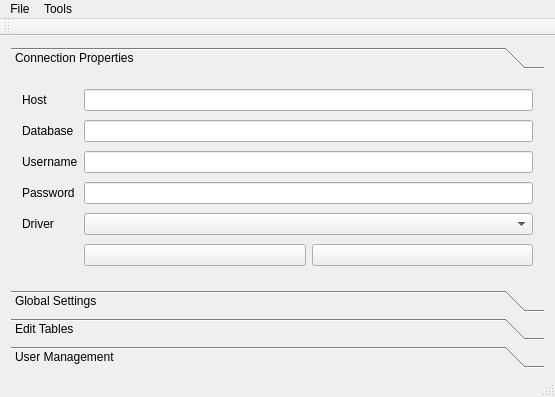
<?xml version="1.0" encoding="UTF-8"?>
<ui version="4.0">
 <class>conf_appClass</class>
 <widget class="QMainWindow" name="conf_appClass">
  <property name="geometry">
   <rect>
    <x>0</x>
    <y>0</y>
    <width>555</width>
    <height>397</height>
   </rect>
  </property>
  <property name="windowTitle">
   <string>Medfisis Configurator</string>
  </property>
  <property name="windowIcon">
   <iconset resource="conf_app.qrc">
    <normaloff>:/conf_app/conf_app.ico</normaloff>:/conf_app/conf_app.ico</iconset>
  </property>
  <widget class="QWidget" name="centralWidget">
   <layout class="QVBoxLayout" name="verticalLayout_7">
    <item>
     <widget class="QToolBox" name="toolBox">
      <property name="currentIndex">
       <number>0</number>
      </property>
      <widget class="QWidget" name="page_3">
       <property name="geometry">
        <rect>
         <x>0</x>
         <y>0</y>
         <width>537</width>
         <height>221</height>
        </rect>
       </property>
       <attribute name="label">
        <string>Connection Properties</string>
       </attribute>
       <layout class="QGridLayout" name="gridLayout">
        <item row="0" column="0">
         <widget class="QLabel" name="lbHost">
          <property name="text">
           <string>Host</string>
          </property>
          <property name="alignment">
           <set>Qt::AlignLeading|Qt::AlignLeft|Qt::AlignVCenter</set>
          </property>
          <property name="buddy">
           <cstring>lineHost</cstring>
          </property>
         </widget>
        </item>
        <item row="0" column="1">
         <widget class="QLineEdit" name="lineHost"/>
        </item>
        <item row="1" column="0">
         <widget class="QLabel" name="lbDataSource">
          <property name="text">
           <string>Database</string>
          </property>
          <property name="alignment">
           <set>Qt::AlignLeading|Qt::AlignLeft|Qt::AlignVCenter</set>
          </property>
          <property name="buddy">
           <cstring>lineDatabase</cstring>
          </property>
         </widget>
        </item>
        <item row="1" column="1">
         <widget class="QLineEdit" name="lineDatabase"/>
        </item>
        <item row="2" column="0">
         <widget class="QLabel" name="lbUsername">
          <property name="text">
           <string>Username</string>
          </property>
          <property name="alignment">
           <set>Qt::AlignLeading|Qt::AlignLeft|Qt::AlignVCenter</set>
          </property>
          <property name="buddy">
           <cstring>lineUsername</cstring>
          </property>
         </widget>
        </item>
        <item row="2" column="1">
         <widget class="QLineEdit" name="lineUsername"/>
        </item>
        <item row="3" column="0">
         <widget class="QLabel" name="lbPassword">
          <property name="text">
           <string>Password</string>
          </property>
          <property name="buddy">
           <cstring>linePassword</cstring>
          </property>
         </widget>
        </item>
        <item row="3" column="1">
         <widget class="QLineEdit" name="linePassword">
          <property name="echoMode">
           <enum>QLineEdit::Password</enum>
          </property>
         </widget>
        </item>
        <item row="4" column="0">
         <widget class="QLabel" name="lbDriver">
          <property name="text">
           <string>Driver</string>
          </property>
          <property name="buddy">
           <cstring>cmbDriver</cstring>
          </property>
         </widget>
        </item>
        <item row="4" column="1">
         <widget class="QComboBox" name="cmbDriver"/>
        </item>
        <item row="5" column="1">
         <layout class="QHBoxLayout" name="horizontalLayout">
          <item>
           <widget class="QPushButton" name="pushConnect">
            <property name="text">
             <string/>
            </property>
            <property name="icon">
             <iconset resource="conf_app.qrc">
              <normaloff>:/conf_app/encrypted.png</normaloff>:/conf_app/encrypted.png</iconset>
            </property>
           </widget>
          </item>
          <item>
           <widget class="QPushButton" name="pushDisconnect">
            <property name="enabled">
             <bool>true</bool>
            </property>
            <property name="text">
             <string/>
            </property>
            <property name="icon">
             <iconset resource="conf_app.qrc">
              <normaloff>:/conf_app/decrypted.png</normaloff>:/conf_app/decrypted.png</iconset>
            </property>
           </widget>
          </item>
         </layout>
        </item>
       </layout>
      </widget>
      <widget class="QWidget" name="page_4">
       <property name="geometry">
        <rect>
         <x>0</x>
         <y>0</y>
         <width>161</width>
         <height>121</height>
        </rect>
       </property>
       <attribute name="label">
        <string>Global Settings</string>
       </attribute>
       <layout class="QGridLayout" name="gridLayout_2">
        <item row="0" column="0">
         <widget class="QGroupBox" name="groupSettings">
          <property name="title">
           <string/>
          </property>
          <layout class="QVBoxLayout" name="verticalLayout">
           <item>
            <layout class="QHBoxLayout" name="horizontalLayout_2">
             <item>
              <widget class="QLabel" name="label_2">
               <property name="text">
                <string>Country</string>
               </property>
               <property name="buddy">
                <cstring>cmbCountry</cstring>
               </property>
              </widget>
             </item>
             <item>
              <widget class="QComboBox" name="cmbCountry"/>
             </item>
            </layout>
           </item>
           <item>
            <layout class="QHBoxLayout" name="horizontalLayout_3">
             <item>
              <widget class="QLabel" name="label">
               <property name="text">
                <string>City</string>
               </property>
               <property name="buddy">
                <cstring>cmbCity</cstring>
               </property>
              </widget>
             </item>
             <item>
              <widget class="QComboBox" name="cmbCity"/>
             </item>
            </layout>
           </item>
           <item>
            <layout class="QHBoxLayout" name="horizontalLayout_4">
             <item>
              <spacer name="horizontalSpacer">
               <property name="orientation">
                <enum>Qt::Horizontal</enum>
               </property>
               <property name="sizeHint" stdset="0">
                <size>
                 <width>40</width>
                 <height>20</height>
                </size>
               </property>
              </spacer>
             </item>
             <item>
              <widget class="QPushButton" name="pushApply">
               <property name="text">
                <string>Apply</string>
               </property>
              </widget>
             </item>
            </layout>
           </item>
          </layout>
         </widget>
        </item>
       </layout>
      </widget>
      <widget class="QWidget" name="page">
       <property name="geometry">
        <rect>
         <x>0</x>
         <y>0</y>
         <width>190</width>
         <height>162</height>
        </rect>
       </property>
       <attribute name="label">
        <string>Edit Tables</string>
       </attribute>
       <layout class="QGridLayout" name="gridLayout_4">
        <item row="0" column="0">
         <widget class="QGroupBox" name="groupTables">
          <property name="toolTip">
           <string>This control allows the edition of any database table, including inserting and removing records.
 Choose a table listed in the combo box, edit it by changing values and using the bottoms on the left to add/remove rows, and submit changes by pressing apply.
 To enable edition again, you just have to select another table.
 *Attention*: this function operates directly on the database, so there are no undos - be carefull with any changes you make! </string>
          </property>
          <property name="statusTip">
           <string>This control allows the edition of any database table, including inserting and removing records. </string>
          </property>
          <property name="whatsThis">
           <string>This control allows the edition of any database table, including inserting and removing records.
 Choose a table listed in the combo box, edit it by changing values and using the bottoms on the left to add/remove rows, and submit changes by pressing apply.
 To enable edition again, you just have to select another table.
 *Attention*: this function operates directly on the database, so there are no undos - be carefull with any changes you make! </string>
          </property>
          <property name="title">
           <string/>
          </property>
          <layout class="QVBoxLayout" name="verticalLayout_3">
           <item>
            <layout class="QHBoxLayout" name="horizontalLayout_5">
             <item>
              <widget class="QLabel" name="label_3">
               <property name="text">
                <string>Choose Table:</string>
               </property>
               <property name="buddy">
                <cstring>cmbTables</cstring>
               </property>
              </widget>
             </item>
             <item>
              <widget class="QComboBox" name="cmbTables">
               <property name="toolTip">
                <string>Database tables</string>
               </property>
               <property name="statusTip">
                <string>Database tables</string>
               </property>
               <property name="whatsThis">
                <string>This control lists database tables.</string>
               </property>
               <property name="editable">
                <bool>true</bool>
               </property>
              </widget>
             </item>
            </layout>
           </item>
           <item>
            <layout class="QHBoxLayout" name="horizontalLayout_6">
             <item>
              <layout class="QVBoxLayout" name="verticalLayout_2">
               <item>
                <widget class="QPushButton" name="pushInsert">
                 <property name="toolTip">
                  <string>Insert row</string>
                 </property>
                 <property name="statusTip">
                  <string>Insert row</string>
                 </property>
                 <property name="whatsThis">
                  <string>Inserts row into table</string>
                 </property>
                 <property name="text">
                  <string/>
                 </property>
                 <property name="icon">
                  <iconset resource="conf_app.qrc">
                   <normaloff>:/conf_app/add.png</normaloff>:/conf_app/add.png</iconset>
                 </property>
                </widget>
               </item>
               <item>
                <widget class="QPushButton" name="pushRemove">
                 <property name="toolTip">
                  <string>Remove row</string>
                 </property>
                 <property name="statusTip">
                  <string>Remove row</string>
                 </property>
                 <property name="whatsThis">
                  <string>Removes row into table</string>
                 </property>
                 <property name="text">
                  <string/>
                 </property>
                 <property name="icon">
                  <iconset resource="conf_app.qrc">
                   <normaloff>:/conf_app/cancel.png</normaloff>:/conf_app/cancel.png</iconset>
                 </property>
                </widget>
               </item>
              </layout>
             </item>
             <item>
              <widget class="QTableView" name="tableView">
               <property name="alternatingRowColors">
                <bool>true</bool>
               </property>
               <property name="selectionMode">
                <enum>QAbstractItemView::SingleSelection</enum>
               </property>
               <property name="selectionBehavior">
                <enum>QAbstractItemView::SelectRows</enum>
               </property>
              </widget>
             </item>
            </layout>
           </item>
           <item>
            <layout class="QHBoxLayout" name="horizontalLayout_7">
             <item>
              <spacer name="horizontalSpacer_2">
               <property name="orientation">
                <enum>Qt::Horizontal</enum>
               </property>
               <property name="sizeHint" stdset="0">
                <size>
                 <width>40</width>
                 <height>20</height>
                </size>
               </property>
              </spacer>
             </item>
             <item>
              <widget class="QPushButton" name="pushApply_2">
               <property name="toolTip">
                <string>Apply changes</string>
               </property>
               <property name="statusTip">
                <string>Apply changes</string>
               </property>
               <property name="whatsThis">
                <string>Applies changes</string>
               </property>
               <property name="text">
                <string>Apply</string>
               </property>
              </widget>
             </item>
            </layout>
           </item>
          </layout>
         </widget>
        </item>
       </layout>
      </widget>
      <widget class="QWidget" name="page_2">
       <property name="geometry">
        <rect>
         <x>0</x>
         <y>0</y>
         <width>371</width>
         <height>308</height>
        </rect>
       </property>
       <attribute name="label">
        <string>User Management</string>
       </attribute>
       <layout class="QVBoxLayout" name="verticalLayout_6">
        <item>
         <widget class="QGroupBox" name="groupUsers">
          <property name="title">
           <string/>
          </property>
          <layout class="QVBoxLayout" name="verticalLayout_9">
           <item>
            <layout class="QHBoxLayout" name="horizontalLayout_10">
             <item>
              <widget class="QTableView" name="tableUsers">
               <property name="sizePolicy">
                <sizepolicy hsizetype="Expanding" vsizetype="Expanding">
                 <horstretch>0</horstretch>
                 <verstretch>0</verstretch>
                </sizepolicy>
               </property>
              </widget>
             </item>
             <item>
              <layout class="QVBoxLayout" name="verticalLayout_4">
               <item>
                <widget class="QPushButton" name="pushNewUser">
                 <property name="toolTip">
                  <string>Create new user</string>
                 </property>
                 <property name="statusTip">
                  <string>Create new user</string>
                 </property>
                 <property name="whatsThis">
                  <string>Creates new user</string>
                 </property>
                 <property name="text">
                  <string/>
                 </property>
                 <property name="icon">
                  <iconset resource="conf_app.qrc">
                   <normaloff>:/conf_app/filenew.png</normaloff>:/conf_app/filenew.png</iconset>
                 </property>
                </widget>
               </item>
               <item>
                <widget class="QPushButton" name="pushEditUser">
                 <property name="sizePolicy">
                  <sizepolicy hsizetype="Preferred" vsizetype="Fixed">
                   <horstretch>0</horstretch>
                   <verstretch>0</verstretch>
                  </sizepolicy>
                 </property>
                 <property name="toolTip">
                  <string>Edit user</string>
                 </property>
                 <property name="statusTip">
                  <string>Edit user</string>
                 </property>
                 <property name="whatsThis">
                  <string>Edits user</string>
                 </property>
                 <property name="text">
                  <string/>
                 </property>
                 <property name="icon">
                  <iconset resource="conf_app.qrc">
                   <normaloff>:/conf_app/pencil.png</normaloff>:/conf_app/pencil.png</iconset>
                 </property>
                 <property name="checkable">
                  <bool>true</bool>
                 </property>
                </widget>
               </item>
               <item>
                <widget class="QPushButton" name="pushRemoveUser">
                 <property name="sizePolicy">
                  <sizepolicy hsizetype="Preferred" vsizetype="Fixed">
                   <horstretch>0</horstretch>
                   <verstretch>0</verstretch>
                  </sizepolicy>
                 </property>
                 <property name="toolTip">
                  <string>Remove user</string>
                 </property>
                 <property name="statusTip">
                  <string>Remove user</string>
                 </property>
                 <property name="whatsThis">
                  <string>Removes user</string>
                 </property>
                 <property name="text">
                  <string/>
                 </property>
                 <property name="icon">
                  <iconset resource="conf_app.qrc">
                   <normaloff>:/conf_app/cancel.png</normaloff>:/conf_app/cancel.png</iconset>
                 </property>
                 <property name="shortcut">
                  <string>Del</string>
                 </property>
                </widget>
               </item>
              </layout>
             </item>
            </layout>
           </item>
           <item>
            <widget class="QGroupBox" name="groupUsersDetail">
             <property name="title">
              <string/>
             </property>
             <layout class="QGridLayout" name="gridLayout_6">
              <item row="0" column="0">
               <layout class="QGridLayout" name="gridLayout_5">
                <item row="0" column="0">
                 <widget class="QLabel" name="label_4">
                  <property name="text">
                   <string>Name</string>
                  </property>
                  <property name="buddy">
                   <cstring>lineUser</cstring>
                  </property>
                 </widget>
                </item>
                <item row="1" column="0">
                 <widget class="QLabel" name="label_5">
                  <property name="text">
                   <string>Role</string>
                  </property>
                  <property name="buddy">
                   <cstring>comboRole</cstring>
                  </property>
                 </widget>
                </item>
               </layout>
              </item>
              <item row="0" column="2">
               <layout class="QVBoxLayout" name="verticalLayout_8">
                <item>
                 <widget class="QLineEdit" name="lineUser"/>
                </item>
                <item>
                 <widget class="QComboBox" name="comboRole"/>
                </item>
               </layout>
              </item>
              <item row="0" column="3" colspan="2">
               <layout class="QGridLayout" name="gridLayout_3">
                <item row="0" column="0">
                 <widget class="QLabel" name="label_6">
                  <property name="text">
                   <string>Password</string>
                  </property>
                  <property name="buddy">
                   <cstring>lineUserPassword</cstring>
                  </property>
                 </widget>
                </item>
                <item row="0" column="1" rowspan="2">
                 <layout class="QVBoxLayout" name="verticalLayout_5">
                  <item>
                   <widget class="QLineEdit" name="lineUserPassword">
                    <property name="echoMode">
                     <enum>QLineEdit::Password</enum>
                    </property>
                   </widget>
                  </item>
                  <item>
                   <widget class="QLineEdit" name="lineUserPassword_2">
                    <property name="echoMode">
                     <enum>QLineEdit::Password</enum>
                    </property>
                   </widget>
                  </item>
                 </layout>
                </item>
                <item row="1" column="0">
                 <widget class="QLabel" name="label_8">
                  <property name="text">
                   <string>Repeat Password</string>
                  </property>
                  <property name="buddy">
                   <cstring>lineUserPassword</cstring>
                  </property>
                 </widget>
                </item>
               </layout>
              </item>
              <item row="1" column="0">
               <widget class="QLabel" name="label_7">
                <property name="text">
                 <string>Description</string>
                </property>
               </widget>
              </item>
              <item row="2" column="2" colspan="2">
               <spacer name="horizontalSpacer_3">
                <property name="orientation">
                 <enum>Qt::Horizontal</enum>
                </property>
                <property name="sizeHint" stdset="0">
                 <size>
                  <width>197</width>
                  <height>20</height>
                 </size>
                </property>
               </spacer>
              </item>
              <item row="2" column="4">
               <widget class="QDialogButtonBox" name="buttonBox">
                <property name="standardButtons">
                 <set>QDialogButtonBox::Apply|QDialogButtonBox::Close</set>
                </property>
               </widget>
              </item>
              <item row="1" column="1" colspan="4">
               <widget class="QPlainTextEdit" name="textUserDesc"/>
              </item>
             </layout>
            </widget>
           </item>
          </layout>
         </widget>
        </item>
       </layout>
      </widget>
     </widget>
    </item>
   </layout>
  </widget>
  <widget class="QMenuBar" name="menuBar">
   <property name="geometry">
    <rect>
     <x>0</x>
     <y>0</y>
     <width>555</width>
     <height>18</height>
    </rect>
   </property>
   <widget class="QMenu" name="menuFile">
    <property name="title">
     <string>File</string>
    </property>
    <addaction name="actionExit"/>
   </widget>
   <widget class="QMenu" name="menuTools">
    <property name="title">
     <string>Tools</string>
    </property>
    <widget class="QMenu" name="menuOptions">
     <property name="title">
      <string>Options</string>
     </property>
     <addaction name="actionShow_startup_message"/>
     <addaction name="actionShow_SQL_message"/>
    </widget>
    <widget class="QMenu" name="menuBackups">
     <property name="title">
      <string>Backups</string>
     </property>
     <addaction name="actionCreate_backup"/>
     <addaction name="actionRestore_backup"/>
    </widget>
    <widget class="QMenu" name="menuPatches">
     <property name="title">
      <string>Patches</string>
     </property>
     <addaction name="actionDump_patch"/>
     <addaction name="actionApply_patch"/>
    </widget>
    <addaction name="menuOptions"/>
    <addaction name="menuBackups"/>
    <addaction name="menuPatches"/>
   </widget>
   <addaction name="menuFile"/>
   <addaction name="menuTools"/>
  </widget>
  <widget class="QToolBar" name="toolbar">
   <attribute name="toolBarArea">
    <enum>TopToolBarArea</enum>
   </attribute>
   <attribute name="toolBarBreak">
    <bool>false</bool>
   </attribute>
  </widget>
  <widget class="QStatusBar" name="m_statusBar">
   <property name="minimumSize">
    <size>
     <width>0</width>
     <height>18</height>
    </size>
   </property>
  </widget>
  <action name="actionExit">
   <property name="icon">
    <iconset resource="conf_app.qrc">
     <normaloff>:/conf_app/exit.png</normaloff>:/conf_app/exit.png</iconset>
   </property>
   <property name="text">
    <string>Exit</string>
   </property>
   <property name="shortcut">
    <string>Ctrl+X</string>
   </property>
  </action>
  <action name="actionShow_startup_message">
   <property name="checkable">
    <bool>true</bool>
   </property>
   <property name="checked">
    <bool>false</bool>
   </property>
   <property name="text">
    <string>Show startup message</string>
   </property>
  </action>
  <action name="actionCreate_backup">
   <property name="icon">
    <iconset resource="conf_app.qrc">
     <normaloff>:/conf_app/folder_outbox.png</normaloff>:/conf_app/folder_outbox.png</iconset>
   </property>
   <property name="text">
    <string>Create backup</string>
   </property>
   <property name="statusTip">
    <string>Create backup from file</string>
   </property>
   <property name="whatsThis">
    <string>Creates backup from file</string>
   </property>
  </action>
  <action name="actionRestore_backup">
   <property name="icon">
    <iconset resource="conf_app.qrc">
     <normaloff>:/conf_app/folder_inbox.png</normaloff>:/conf_app/folder_inbox.png</iconset>
   </property>
   <property name="text">
    <string>Restore backup</string>
   </property>
   <property name="statusTip">
    <string>Restore backup from file</string>
   </property>
   <property name="whatsThis">
    <string>Restores backup from file</string>
   </property>
  </action>
  <action name="actionShow_SQL_message">
   <property name="checkable">
    <bool>true</bool>
   </property>
   <property name="checked">
    <bool>true</bool>
   </property>
   <property name="text">
    <string>Show SQL messages</string>
   </property>
  </action>
  <action name="actionDump_patch">
   <property name="text">
    <string>Dump patch</string>
   </property>
  </action>
  <action name="actionApply_patch">
   <property name="text">
    <string>Apply patch</string>
   </property>
  </action>
 </widget>
 <layoutdefault spacing="6" margin="11"/>
 <tabstops>
  <tabstop>lineHost</tabstop>
  <tabstop>lineDatabase</tabstop>
  <tabstop>lineUsername</tabstop>
  <tabstop>linePassword</tabstop>
  <tabstop>cmbDriver</tabstop>
  <tabstop>pushConnect</tabstop>
  <tabstop>pushDisconnect</tabstop>
  <tabstop>cmbCountry</tabstop>
  <tabstop>cmbCity</tabstop>
  <tabstop>pushApply</tabstop>
  <tabstop>cmbTables</tabstop>
  <tabstop>tableView</tabstop>
  <tabstop>pushInsert</tabstop>
  <tabstop>pushRemove</tabstop>
  <tabstop>pushApply_2</tabstop>
 </tabstops>
 <resources>
  <include location="conf_app.qrc"/>
  <include location="../app_new/app_new.qrc"/>
 </resources>
 <connections>
  <connection>
   <sender>actionExit</sender>
   <signal>triggered()</signal>
   <receiver>conf_appClass</receiver>
   <slot>close()</slot>
   <hints>
    <hint type="sourcelabel">
     <x>-1</x>
     <y>-1</y>
    </hint>
    <hint type="destinationlabel">
     <x>256</x>
     <y>199</y>
    </hint>
   </hints>
  </connection>
  <connection>
   <sender>actionShow_SQL_message</sender>
   <signal>triggered(bool)</signal>
   <receiver>conf_appClass</receiver>
   <slot>showSqlMessages(bool)</slot>
   <hints>
    <hint type="sourcelabel">
     <x>-1</x>
     <y>-1</y>
    </hint>
    <hint type="destinationlabel">
     <x>256</x>
     <y>199</y>
    </hint>
   </hints>
  </connection>
  <connection>
   <sender>pushConnect</sender>
   <signal>clicked()</signal>
   <receiver>conf_appClass</receiver>
   <slot>connectDB()</slot>
   <hints>
    <hint type="sourcelabel">
     <x>289</x>
     <y>284</y>
    </hint>
    <hint type="destinationlabel">
     <x>256</x>
     <y>199</y>
    </hint>
   </hints>
  </connection>
  <connection>
   <sender>pushDisconnect</sender>
   <signal>clicked()</signal>
   <receiver>conf_appClass</receiver>
   <slot>disconnectDB()</slot>
   <hints>
    <hint type="sourcelabel">
     <x>393</x>
     <y>284</y>
    </hint>
    <hint type="destinationlabel">
     <x>256</x>
     <y>199</y>
    </hint>
   </hints>
  </connection>
  <connection>
   <sender>cmbCountry</sender>
   <signal>currentIndexChanged(QString)</signal>
   <receiver>conf_appClass</receiver>
   <slot>filterModel(QString)</slot>
   <hints>
    <hint type="sourcelabel">
     <x>371</x>
     <y>151</y>
    </hint>
    <hint type="destinationlabel">
     <x>256</x>
     <y>199</y>
    </hint>
   </hints>
  </connection>
  <connection>
   <sender>pushApply</sender>
   <signal>clicked()</signal>
   <receiver>conf_appClass</receiver>
   <slot>apply()</slot>
   <hints>
    <hint type="sourcelabel">
     <x>446</x>
     <y>315</y>
    </hint>
    <hint type="destinationlabel">
     <x>256</x>
     <y>199</y>
    </hint>
   </hints>
  </connection>
  <connection>
   <sender>cmbCountry</sender>
   <signal>currentIndexChanged(QString)</signal>
   <receiver>conf_appClass</receiver>
   <slot>enableApply()</slot>
   <hints>
    <hint type="sourcelabel">
     <x>371</x>
     <y>151</y>
    </hint>
    <hint type="destinationlabel">
     <x>256</x>
     <y>199</y>
    </hint>
   </hints>
  </connection>
  <connection>
   <sender>cmbCity</sender>
   <signal>currentIndexChanged(QString)</signal>
   <receiver>conf_appClass</receiver>
   <slot>enableApply()</slot>
   <hints>
    <hint type="sourcelabel">
     <x>371</x>
     <y>233</y>
    </hint>
    <hint type="destinationlabel">
     <x>256</x>
     <y>199</y>
    </hint>
   </hints>
  </connection>
  <connection>
   <sender>cmbTables</sender>
   <signal>currentIndexChanged(QString)</signal>
   <receiver>conf_appClass</receiver>
   <slot>showTable(QString)</slot>
   <hints>
    <hint type="sourcelabel">
     <x>371</x>
     <y>152</y>
    </hint>
    <hint type="destinationlabel">
     <x>256</x>
     <y>199</y>
    </hint>
   </hints>
  </connection>
  <connection>
   <sender>pushInsert</sender>
   <signal>clicked()</signal>
   <receiver>conf_appClass</receiver>
   <slot>insertRow()</slot>
   <hints>
    <hint type="sourcelabel">
     <x>67</x>
     <y>64</y>
    </hint>
    <hint type="destinationlabel">
     <x>256</x>
     <y>199</y>
    </hint>
   </hints>
  </connection>
  <connection>
   <sender>pushRemove</sender>
   <signal>clicked()</signal>
   <receiver>conf_appClass</receiver>
   <slot>removeRow()</slot>
   <hints>
    <hint type="sourcelabel">
     <x>67</x>
     <y>64</y>
    </hint>
    <hint type="destinationlabel">
     <x>256</x>
     <y>199</y>
    </hint>
   </hints>
  </connection>
  <connection>
   <sender>pushApply_2</sender>
   <signal>clicked()</signal>
   <receiver>conf_appClass</receiver>
   <slot>applyChanges2Table()</slot>
   <hints>
    <hint type="sourcelabel">
     <x>67</x>
     <y>64</y>
    </hint>
    <hint type="destinationlabel">
     <x>256</x>
     <y>199</y>
    </hint>
   </hints>
  </connection>
  <connection>
   <sender>buttonBox</sender>
   <signal>clicked(QAbstractButton*)</signal>
   <receiver>conf_appClass</receiver>
   <slot>onButtonClick(QAbstractButton*)</slot>
   <hints>
    <hint type="sourcelabel">
     <x>67</x>
     <y>64</y>
    </hint>
    <hint type="destinationlabel">
     <x>277</x>
     <y>198</y>
    </hint>
   </hints>
  </connection>
  <connection>
   <sender>pushNewUser</sender>
   <signal>clicked()</signal>
   <receiver>conf_appClass</receiver>
   <slot>createUserRecord()</slot>
   <hints>
    <hint type="sourcelabel">
     <x>492</x>
     <y>183</y>
    </hint>
    <hint type="destinationlabel">
     <x>277</x>
     <y>198</y>
    </hint>
   </hints>
  </connection>
  <connection>
   <sender>tableUsers</sender>
   <signal>clicked(QModelIndex)</signal>
   <receiver>conf_appClass</receiver>
   <slot>previewUser(QModelIndex)</slot>
   <hints>
    <hint type="sourcelabel">
     <x>250</x>
     <y>215</y>
    </hint>
    <hint type="destinationlabel">
     <x>277</x>
     <y>198</y>
    </hint>
   </hints>
  </connection>
  <connection>
   <sender>pushEditUser</sender>
   <signal>clicked(bool)</signal>
   <receiver>conf_appClass</receiver>
   <slot>editUser(bool)</slot>
   <hints>
    <hint type="sourcelabel">
     <x>492</x>
     <y>215</y>
    </hint>
    <hint type="destinationlabel">
     <x>277</x>
     <y>198</y>
    </hint>
   </hints>
  </connection>
  <connection>
   <sender>pushRemoveUser</sender>
   <signal>clicked()</signal>
   <receiver>conf_appClass</receiver>
   <slot>removeUser()</slot>
   <hints>
    <hint type="sourcelabel">
     <x>67</x>
     <y>64</y>
    </hint>
    <hint type="destinationlabel">
     <x>277</x>
     <y>198</y>
    </hint>
   </hints>
  </connection>
 </connections>
 <slots>
  <slot>connectDB()</slot>
  <slot>disconnectDB()</slot>
  <slot>filterModel(QString)</slot>
  <slot>apply()</slot>
  <slot>enableApply()</slot>
  <slot>showTable(QString)</slot>
  <slot>insertRow()</slot>
  <slot>removeRow()</slot>
  <slot>applyChanges2Table()</slot>
  <slot>showSqlMessages(bool)</slot>
  <slot>onButtonClick(QAbstractButton*)</slot>
  <slot>createRecord()</slot>
  <slot>previewUser(QModelIndex)</slot>
  <slot>editUser(bool)</slot>
  <slot>removeUser()</slot>
  <slot>createUserRecord()</slot>
 </slots>
</ui>
